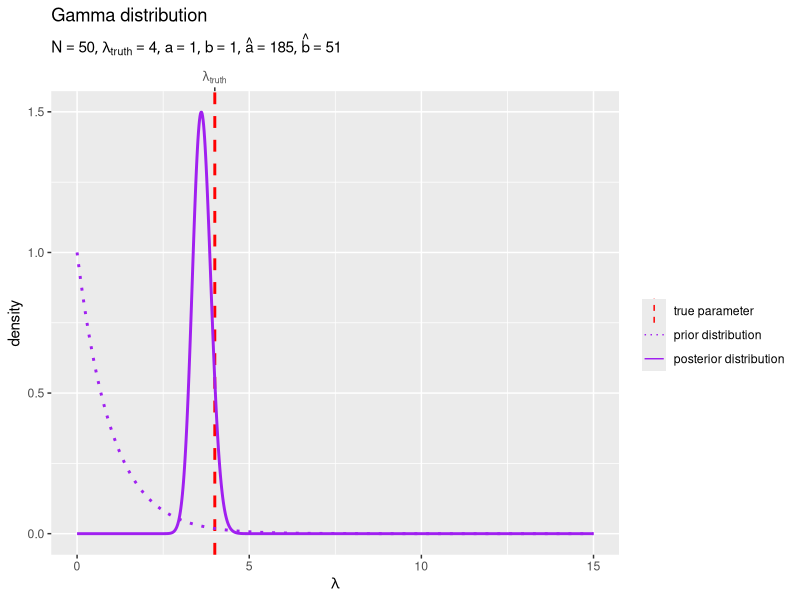
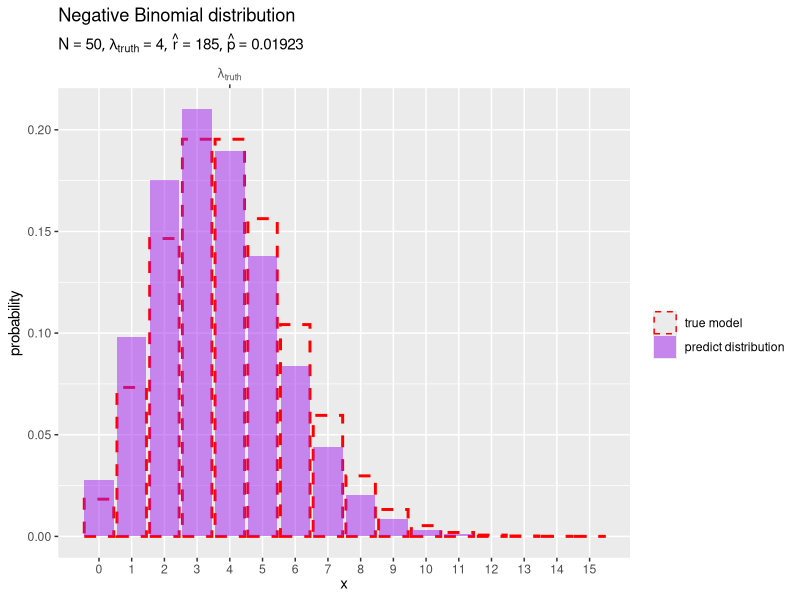

Recreate these plots in R, in order. (Note: this script raises an error after producing the figures.)

# ポアソンモデル ---------------------------------------------------------------

# chapter 3.2.3
# ベイズ推論
# 推論アルゴリズムの実装


# ライブラリの読込 -------------------------------------------------------------

# 利用パッケージ
library(tidyverse)
library(gganimate)

# パッケージ名の省略用
library(ggplot2)


# ベイズ推論の実装 -------------------------------------------------------------

### 生成分布(ポアソン分布)の設定 -----

#### パラメータの設定 -----

# 真のパラメータを指定
lambda_truth <- 4


#### 変数の設定 -----

# x軸の範囲を設定
u <- 5
x_min <- 0
x_max <- lambda_truth |> # 基準値を指定
  (\(.) {. * 3})() |> # 倍率を指定
  #(\(.) {max(., x_n)})() |> # # サンプルと比較
  (\(.) {ceiling(. /u)*u})() # u単位で切り上げ
x_min; x_max

# x軸の値を作成
x_vec <- seq(from = x_min, to = x_max, by = 1)


#### 分布の計算 -----

# 生成分布の確率を計算:式(2.37)
model_df <- tibble::tibble(
  x      = x_vec, # 確率変数
  lambda = lambda_truth, # 期待値パラメータ
  prob   = dpois(x = x, lambda = lambda) # 確率
)


### 事前分布(ガンマ分布)の設定 -----

#### パラメータの設定 -----

# 事前分布のパラメータを指定
a <- 1
b <- 1


#### 変数の設定 -----

# λ軸の範囲を設定
u <- 5
lambda_min <- 0
lambda_max <- lambda_truth |> # 基準値を指定
  (\(.) {. * 3})() |> # 倍率を指定
  (\(.) {ceiling(. /u)*u})() # u単位で切り上げ

# λ軸の値を作成
lambda_vec <- seq(from = lambda_min, to = lambda_max, length.out = 1001)


#### 分布の計算 -----

# 事前分布の確率密度を計算:式(2.56)
prior_df <- tibble::tibble(
  lambda = lambda_vec, # 確率変数
  a      = a, # 形状パラメータ
  b      = b, # 尺度パラメータ
  dens   = dgamma(x = lambda, shape = a, rate = b) # 確率密度
)


### 観測データの生成 -----

#### データの生成 -----

# データ数を指定
N <- 50

# ポアソンモデルのデータを生成
x_n <- rpois(n = N ,lambda = lambda_truth)


#### データの集計 -----

# 観測データを集計
obs_df <- tidyr::tibble(
  x = x_n # 観測値
) |> 
  dplyr::count(
    x, name = "freq" # 度数
  ) |> 
  dplyr::mutate(
    rel_freq = freq / N # 相対度数
  ) |> 
  tidyr::complete(
    x = x_vec, 
    fill = list(freq = 0, rel_freq = 0)
  ) # 未観測値を補完


### 事後分布(ガンマ分布)の計算 -----

#### パラメータの計算 -----

# 事後分布のパラメータを計算:式(3.38)
a_hat <- sum(x_n) + a
b_hat <- N + b


#### 分布の計算 -----

# 事後分布の確率密度を計算:式(2.56)
posterior_df <- tibble::tibble(
  lambda = lambda_vec, # 確率変数
  a      = a_hat, # 形状パラメータ
  b      = b_hat, # 尺度パラメータ
  dens   = dgamma(x = lambda, shape = a, rate = b) # 確率密度
)


#### 分布の作図 -----

# ラベル用の文字列を作成
posterior_param_lbl <- paste0(
  "list(", 
  "N == ", N, ", ", 
  "lambda[truth] == ", round(lambda_truth, digits = 2), ", ", 
  "a == ", round(a, digits = 1), ", ", 
  "b == ", round(b, digits = 1), ", ", 
  "hat(a) == ", round(a_hat, digits = 1), ", ", 
  "hat(b) == ", round(b_hat, digits = 1), 
  ")"
) |> 
  parse(text = _)

# 事後分布を作図
ggplot() + 
  geom_vline(
    mapping = aes(xintercept = lambda_truth, color = "model"), 
    linewidth = 1, linetype = "dashed"
  ) + # 真のパラメータ
  geom_line(
    data    = prior_df, 
    mapping = aes(x = lambda, y = dens, color = "prior"), 
    linewidth = 1, linetype = "dotted"
  ) + # 事前分布
  geom_line(
    data    = posterior_df, 
    mapping = aes(x = lambda, y = dens, color = "posterior"), 
    linewidth = 1
  ) + # 事後分布
  scale_x_continuous(
    sec.axis = sec_axis(
      transform = ~ ., 
      breaks = lambda_truth, 
      labels = expression(lambda[truth])
    ) # パラメータラベル
  ) + 
  scale_color_manual(
    breaks = c("model", "prior", "posterior"), 
    values = c("red", "purple", "purple"), 
    labels = c("true parameter", "prior distribution", "posterior distribution"), 
    name = ""
  ) + # (凡例表示用)
  guides(
    color = guide_legend(override.aes = list(linewidth = 0.5)), 
  ) + 
  labs(
    title = "Gamma distribution", 
    subtitle = posterior_param_lbl, 
    x = expression(lambda), 
    y = "density"
  )


### 予測分布(負の二項分布)の計算 -----

#### パラメータの計算 -----

# 予測分布のパラメータを計算:式(3.44')
r_hat <- a_hat
p_hat <- 1 / (b_hat + 1)
#r_hat <- sum(x_n) + a
#p_hat <- 1 / (N + b + 1)


#### 分布の計算 -----

# 予測分布の確率を計算:式(3.43)
predict_df <- tibble::tibble(
  x    = x_vec, # 確率変数
  r    = r_hat, # 成功回数パラメータ
  p    = p_hat, # 失敗確率パラメータ
  prob = dnbinom(x = x, size = r_hat, prob = 1-p_hat) # 確率
)


#### 分布の作図 -----

# ラベル用の文字列を作成
predict_param_lbl <- paste0(
  "list(", 
  "N == ", N, ", ", 
  "lambda[truth] == ", round(lambda_truth, digits = 2), ", ", 
  "hat(r) == ", round(r_hat, digits = 1), ", ", 
  "hat(p) == ", round(p_hat, digits = 5), 
  ")"
) |> 
  parse(text = _)

# 予測分布を作図
ggplot() + 
  geom_bar(
    data    = model_df, 
    mapping = aes(x = x, y = prob, color = "model"), 
    stat = "identity", position = "identity",
    fill = NA, linewidth = 1, linetype = "dashed"
  ) + # 真の分布
  geom_bar(
    data    = predict_df, 
    mapping = aes(x = x, y = prob, color = "predict"), 
    stat = "identity", position = "identity", 
    fill = "purple", alpha = 0.5, linetype = "blank"
  ) + # 予測分布
  scale_x_continuous(
    breaks = x_vec, minor_breaks = FALSE, 
    sec.axis = sec_axis(
      transform = ~ ., 
      breaks = lambda_truth, 
      labels = expression(lambda[truth])
    ) # パラメータラベル
  ) + 
  scale_color_manual(
    breaks = c("model", "predict"), 
    values = c("red", NA), 
    labels = c("true model", "predict distribution"), 
    name   = ""
  ) + # (凡例表示用)
  guides(
    color = guide_legend(override.aes = list(linewidth = 0.5)), 
  ) + 
  labs(
    title = "Negative Binomial distribution", 
    subtitle = predict_param_lbl, 
    x = expression(x), 
    y = "probability"
  )



# ポアソンモデル ---------------------------------------------------------------

# chapter 3.2.3
# ベイズ推論
# 学習推移の可視化


# ライブラリの読込 -------------------------------------------------------------

# 利用パッケージ
library(tidyverse)
library(gganimate)

# パッケージ名の省略用
library(ggplot2)


# ベイズ推論の可視化 -----------------------------------------------------------

### 生成分布(ポアソン分布)の設定 -----

# 真のパラメータを指定
lambda_truth <- 4


### 観測データの設定 -----

# (ノートとの対応用)
set.seed(86)

# データ数(試行回数)を指定
N <- 100

# ポアソンモデルのデータを生成
x_n <- rpois(n = N ,lambda = lambda_truth)


### 変数の設定 -----

# x軸の範囲を設定
u <- 5
x_min <- 0
x_max <- lambda_truth |> # 基準値を指定
  (\(.) {. * 3})() |> # 倍率を指定
  (\(.) {max(., x_n)})() |> # # サンプルと比較
  (\(.) {ceiling(. /u)*u})() # u単位で切り上げ
cat('x size:', x_min, x_max)

# x軸の値を作成
x_vec <- seq(from = x_min, to = x_max, by = 1)


# λ軸の範囲を設定
lambda_min <- x_min
lambda_max <- x_max
cat('λ size:', lambda_min, lambda_max)

# λ軸の値を作成
lambda_vec <- seq(from = lambda_min, to = lambda_max, length.out = 1001)


### パラメータの更新 -----

#### 逐次更新の場合 -----

# 事前分布のパラメータを初期化
a <- 1
b <- 1


# 予測分布のパラメータを計算:式(3.44)
r <- a
p <- 1 / (b + 1)

# 受け皿を初期化
trace_a_i <- rep(NA, times = N+1)
trace_b_i <- rep(NA, times = N+1)
trace_r_i <- rep(NA, times = N+1)
trace_p_i <- rep(NA, times = N+1)

# 初期値を記録
trace_a_i[1] <- a
trace_b_i[1] <- b
trace_r_i[1] <- r
trace_p_i[1] <- p

# パラメータを更新
for(n in 1:N) {
  
  # 観測データを取得
  x <- x_n[n]
  
  # 事後分布のパラメータを更新:式(3.38)
  a <- a + x
  b <- b + 1
  
  # 予測分布のパラメータを更新:式(3.44)
  r <- a
  p <- 1 / (b + 1)
  #r <- r + x
  #p <- 1 / (1/p + 1)
  
  # 更新値を記録
  trace_a_i[n+1] <- a
  trace_b_i[n+1] <- b
  trace_r_i[n+1] <- r
  trace_p_i[n+1] <- p
  
  # 動作確認
  message("\r", n, " / ", N, appendLF = FALSE)
}


#### 一括更新の場合 -----

# 事前分布のパラメータを初期化
a <- 1
b <- 1


# 事後分布のパラメータを計算:式(3.38)
trace_a_i <- c(a, cumsum(x_n) + a)
trace_b_i <- 0:N + b

# 予測分布のパラメータを計算:式(3.44')
trace_r_i <- c(a, cumsum(x_n) + a)
trace_p_i <- 1 / (0:N + b + 1)


### 推移の作図 -----

# 観測データを格納
anim_obs_df <- tibble::tibble(
  n = 0:N,       # データ番号
  x = c(NA, x_n) # 観測値
)


#### 事後分布の作図 -----

# 事後分布の確率を計算:式(3.38)
anim_posterior_df <- tidyr::expand_grid(
  n      = 0:N,       # 試行回数
  lambda = lambda_vec # 確率変数
) |> # 試行ごとに変数を複製
  dplyr::mutate(
    a    = trace_a_i[n+1], # 形状パラメータ
    b    = trace_b_i[n+1], # 尺度パラメータ
    dens = dgamma(x = lambda, shape = a, rate = b) # 確率密度
  )

# ラベル用の文字列を作成
anim_param_df <- tibble::tibble(
  n = 0:N, 
  a = trace_a_i, 
  b = trace_b_i, 
  posterior_param_lbl = paste0(
    "list(", 
    "N == ", n, ", ", 
    "lambda[truth] == ", round(lambda_truth, digits = 2), ", ", 
    "hat(a) == ", round(a, digits = 1), ", ", 
    "hat(b) == ", round(b, digits = 1), 
    ")"
  )
)


# 事後分布を作図
posterior_graph <- ggplot() + 
  geom_vline(
    mapping = aes(xintercept = lambda_truth, color = "model"), 
    linewidth = 1, linetype = "dashed"
  ) + # 真のパラメータ
  geom_line(
    data    = anim_posterior_df, 
    mapping = aes(x = lambda, y = dens, color = "posterior"), 
    linewidth = 1
  ) + # 事後分布
  geom_point(
    data    = anim_obs_df, 
    mapping = aes(x = x, y = 0, color = "data"), 
    na.rm = TRUE, 
    size = 5
  ) + # 観測データ
  geom_text(
    data    = anim_param_df, 
    mapping = aes(x = -Inf, y = Inf, label = posterior_param_lbl), 
    parse = TRUE, hjust = 0, vjust = -1
  ) + # パラメータラベル
  gganimate::transition_manual(frames = n) + # フレーム制御
  scale_x_continuous(
    sec.axis = sec_axis(
      transform = ~ ., 
      breaks = lambda_truth, 
      labels = expression(lambda[truth])
    ) # パラメータラベル
  ) + 
  scale_color_manual(
    breaks = c("model", "posterior", "data"), 
    values = c("red", "purple", "pink"), 
    labels = c("true parameter", "posterior distribution", "observation data"), 
    name   = ""
  ) + # (凡例表示用)
  guides(
    color = guide_legend(
      override.aes = list(
        linewidth = c(0.5, 0.5, NA), 
        linetype  = c("dashed", "solid", NA), 
        size      = c(NA, NA, 5), 
        shape     = c(NA, NA, "circle"))
    )
  ) + 
  theme(
    plot.subtitle = element_text(size = 50) # (パラメータラベル用の空行サイズ)
  ) + 
  coord_cartesian(
    clip = "off" # (パラメータラベル用の枠外表示設定)
  ) + 
  labs(
    title = "Gamma distribution", 
    subtitle = "", # (パラメータラベル用の空行)
    x = expression(lambda), 
    y = "density"
  )

# 動画を作成
gganimate::animate(
  plot = posterior_graph, 
  nframes = N+1, fps = 10, 
  width = 9, height = 6, units = "in", res = 100, 
  renderer = gganimate::av_renderer(file = "figure/poisson/parameter_updates/posterior.mp4")
)


#### 予測分布の作図 -----

# 生成分布の確率を計算:式(2.37)
anim_model_df <- tidyr::expand_grid(
  n = 0:N, # データ番号
  tibble::tibble(
    x      = x_vec, # 確率変数
    lambda = lambda_truth, # 期待値パラメータ
    prob   = dpois(x = x, lambda = lambda) # 確率
  )
) # 試行ごとに分布を複製

# 予測分布の確率を計算:式(3.44)
anim_predict_df <- tidyr::expand_grid(
  n = 0:N,  # 試行回数
  x = x_vec # 確率変数
) |> # 試行ごとに変数を複製
  dplyr::mutate(
    r    = trace_r_i[n+1], # 成功回数パラメータ
    p    = trace_p_i[n+1], # 失敗確率パラメータ
    prob = dnbinom(x = x, size = r, prob = 1-p), # 確率
  )

# ラベル用の文字列を作成
anim_param_df <- tibble::tibble(
  n = 0:N, 
  r = trace_r_i, 
  p = trace_p_i, 
  predict_param_lbl = paste0(
    "list(", 
    "N == ", n, ", ", 
    "lambda[truth] == ", round(lambda_truth, digits = 2), ", ", 
    "hat(r) == ", round(r, digits = 1), ", ", 
    "hat(p) == ", round(p, digits = 5), 
    ")"
  )
)


# 予測分布のアニメーションを作図
predict_graph <- ggplot() + 
  geom_bar(
    data    = anim_model_df, 
    mapping = aes(x = x, y = prob, color = "model"), 
    stat = "identity", position = "identity",
    fill = NA, linewidth = 1, linetype = "dashed"
  ) + # 真の分布
  geom_bar(
    data    = anim_predict_df, 
    mapping = aes(x = x, y = prob, color = "predict"), 
    stat = "identity", position = "identity", 
    fill = "purple", alpha = 0.5, linetype = "blank"
  ) + # 予測分布
  geom_point(
    data    = anim_obs_df, 
    mapping = aes(x = x, y = 0, color = "data"), 
    na.rm = TRUE, 
    size = 5
  ) + # 観測データ
  geom_text(
    data    = anim_param_df, 
    mapping = aes(x = -Inf, y = Inf, label = predict_param_lbl), 
    parse = TRUE, hjust = 0, vjust = -1
  ) + # パラメータラベル
  gganimate::transition_manual(frames = n) + # フレーム制御
  scale_x_continuous(
    breaks = x_vec, minor_breaks = FALSE, 
    sec.axis = sec_axis(
      transform = ~ ., 
      breaks = lambda_truth, 
      labels = expression(lambda[truth])
    ) # パラメータラベル
  ) + 
  scale_color_manual(
    breaks = c("model", "predict", "data"), 
    values = c("red", NA, "pink"), 
    labels = c("true model", "predict distribution", "observation data"), 
    name   = ""
  ) + # (凡例表示用)
  guides(
    color = guide_legend(
      override.aes = list(
        size      = c(NA, NA, 5), 
        shape     = c(NA, NA, "circle"), 
        linewidth = c(0.5, 0, NA), 
        linetype  = c("dashed", "blank", NA)
      )
    )
  ) + 
  theme(
    plot.subtitle = element_text(size = 50) # (パラメータラベル用の空行サイズ)
  ) + 
  coord_cartesian(
    clip = "off" # (パラメータラベル用の枠外表示設定)
  ) + 
  labs(
    title = "Negative Binomial distribution", 
    subtitle = "", # (パラメータラベル用の空行)
    x = expression(x), 
    y = "probability"
  )

# 動画を作成
gganimate::animate(
  plot = predict_graph, 
  nframes = N+1, fps = 10, 
  width = 9, height = 6, units = "in", res = 100, 
  renderer = gganimate::av_renderer(file = "figure/poisson/parameter_updates/predict.mp4")
)
